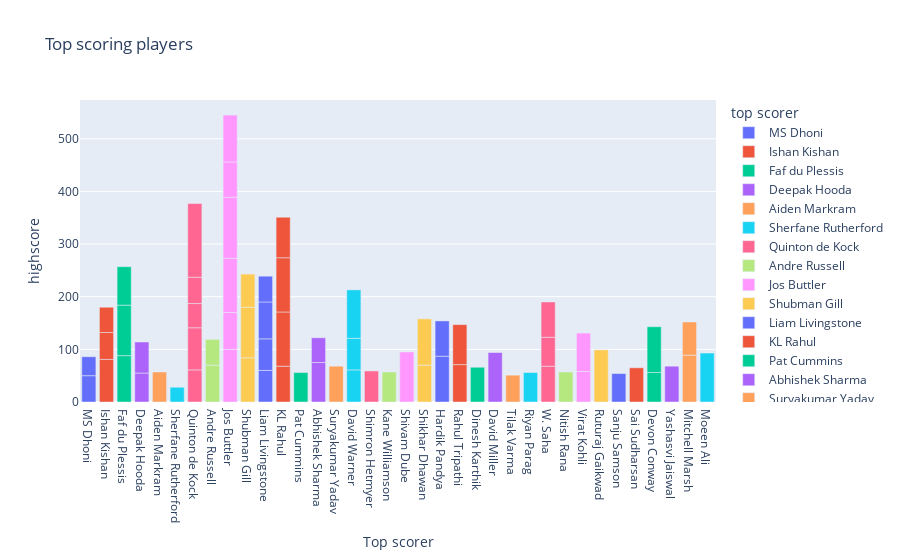

Notebook source saved alongside this figure:
### Code cell
fig = px.bar(dt, x= dt['top_scorer'], y = dt['highscore'] ,title =
            'Top scoring players',color = 'top_scorer')
fig.update_layout(xaxis=dict(title_text = 'Top scorer'),legend_title_text='top scorer')
fig.show()

### Figure 1 — Plotly figure (JSON) as saved in the notebook; plotly's stock layout.template omitted (floating-point values rounded to 4 significant figures)
{"data": [{"alignmentgroup": "True", "hovertemplate": "top_scorer=%{x}<br>highscore=%{y}<extra></extra>", "legendgroup": "MS Dhoni", "marker": {"color": "#636efa", "pattern": {"shape": ""}}, "name": "MS Dhoni", "offsetgroup": "MS Dhoni", "orientation": "v", "showlegend": true, "textposition": "auto", "type": "bar", "x": ["MS Dhoni", "MS Dhoni"], "xaxis": "x", "y": [50, 36], "yaxis": "y"}, {"alignmentgroup": "True", "hovertemplate": "top_scorer=%{x}<br>highscore=%{y}<extra></extra>", "legendgroup": "Ishan Kishan", "marker": {"color": "#EF553B", "pattern": {"shape": ""}}, "name": "Ishan Kishan", "offsetgroup": "Ishan Kishan", "orientation": "v", "showlegend": true, "textposition": "auto", "type": "bar", "x": ["Ishan Kishan", "Ishan Kishan", "Ishan Kishan"], "xaxis": "x", "y": [81, 51, 48], "yaxis": "y"}, {"alignmentgroup": "True", "hovertemplate": "top_scorer=%{x}<br>highscore=%{y}<extra></extra>", "legendgroup": "Faf du Plessis", "marker": {"color": "#00cc96", "pattern": {"shape": ""}}, "name": "Faf du Plessis", "offsetgroup": "Faf du Plessis", "orientation": "v", "showlegend": true, "textposition": "auto", "type": "bar", "x": ["Faf du Plessis", "Faf du Plessis", "Faf du Plessis"], "xaxis": "x", "y": [88, 96, 73], "yaxis": "y"}, {"alignmentgroup": "True", "hovertemplate": "top_scorer=%{x}<br>highscore=%{y}<extra></extra>", "legendgroup": "Deepak Hooda", "marker": {"color": "#ab63fa", "pattern": {"shape": ""}}, "name": "Deepak Hooda", "offsetgroup": "Deepak Hooda", "orientation": "v", "showlegend": true, "textposition": "auto", "type": "bar", "x": ["Deepak Hooda", "Deepak Hooda"], "xaxis": "x", "y": [55, 59], "yaxis": "y"}, {"alignmentgroup": "True", "hovertemplate": "top_scorer=%{x}<br>highscore=%{y}<extra></extra>", "legendgroup": "Aiden Markram", "marker": {"color": "#FFA15A", "pattern": {"shape": ""}}, "name": "Aiden Markram", "offsetgroup": "Aiden Markram", "orientation": "v", "showlegend": true, "textposition": "auto", "type": "bar", "x": ["Aiden Markram"], "xaxis": "x", "y": [57], "yaxis": "y"}, {"alignmentgroup": "True", "hovertemplate": "top_scorer=%{x}<br>highscore=%{y}<extra></extra>", "legendgroup": "Sherfane Rutherford", "marker": {"color": "#19d3f3", "pattern": {"shape": ""}}, "name": "Sherfane Rutherford", "offsetgroup": "Sherfane Rutherford", "orientation": "v", "showlegend": true, "textposition": "auto", "type": "bar", "x": ["Sherfane Rutherford"], "xaxis": "x", "y": [28], "yaxis": "y"}, {"alignmentgroup": "True", "hovertemplate": "top_scorer=%{x}<br>highscore=%{y}<extra></extra>", "legendgroup": "Quinton de Kock", "marker": {"color": "#FF6692", "pattern": {"shape": ""}}, "name": "Quinton de Kock", "offsetgroup": "Quinton de Kock", "orientation": "v", "showlegend": true, "textposition": "auto", "type": "bar", "x": ["Quinton de Kock", "Quinton de Kock", "Quinton de Kock", "Quinton de Kock", "Quinton de Kock"], "xaxis": "x", "y": [61, 80, 46, 50, 140], "yaxis": "y"}, {"alignmentgroup": "True", "hovertemplate": "top_scorer=%{x}<br>highscore=%{y}<extra></extra>", "legendgroup": "Andre Russell", "marker": {"color": "#B6E880", "pattern": {"shape": ""}}, "name": "Andre Russell", "offsetgroup": "Andre Russell", "orientation": "v", "showlegend": true, "textposition": "auto", "type": "bar", "x": ["Andre Russell", "Andre Russell"], "xaxis": "x", "y": [70, 49], "yaxis": "y"}, {"alignmentgroup": "True", "hovertemplate": "top_scorer=%{x}<br>highscore=%{y}<extra></extra>", "legendgroup": "Jos Buttler", "marker": {"color": "#FF97FF", "pattern": {"shape": ""}}, "name": "Jos Buttler", "offsetgroup": "Jos Buttler", "orientation": "v", "showlegend": true, "textposition": "auto", "type": "bar", "x": ["Jos Buttler", "Jos Buttler", "Jos Buttler", "Jos Buttler", "Jos Buttler", "Jos Buttler"], "xaxis": "x", "y": [100, 70, 103, 116, 67, 89], "yaxis": "y"}, {"alignmentgroup": "True", "hovertemplate": "top_scorer=%{x}<br>highscore=%{y}<extra></extra>", "legendgroup": "Shubman Gill", "marker": {"color": "#FECB52", "pattern": {"shape": ""}}, "name": "Shubman Gill", "offsetgroup": "Shubman Gill", "orientation": "v", "showlegend": true, "textposition": "auto", "type": "bar", "x": ["Shubman Gill", "Shubman Gill", "Shubman Gill"], "xaxis": "x", "y": [84, 96, 63], "yaxis": "y"}, {"alignmentgroup": "True", "hovertemplate": "top_scorer=%{x}<br>highscore=%{y}<extra></extra>", "legendgroup": "Liam Livingstone", "marker": {"color": "#636efa", "pattern": {"shape": ""}}, "name": "Liam Livingstone", "offsetgroup": "Liam Livingstone", "orientation": "v", "showlegend": true, "textposition": "auto", "type": "bar", "x": ["Liam Livingstone", "Liam Livingstone", "Liam Livingstone", "Liam Livingstone"], "xaxis": "x", "y": [60, 60, 70, 49], "yaxis": "y"}, {"alignmentgroup": "True", "hovertemplate": "top_scorer=%{x}<br>highscore=%{y}<extra></extra>", "legendgroup": "KL Rahul", "marker": {"color": "#EF553B", "pattern": {"shape": ""}}, "name": "KL Rahul", "offsetgroup": "KL Rahul", "orientation": "v", "showlegend": true, "textposition": "auto", "type": "bar", "x": ["KL Rahul", "KL Rahul", "KL Rahul", "KL Rahul"], "xaxis": "x", "y": [68, 103, 103, 77], "yaxis": "y"}, {"alignmentgroup": "True", "hovertemplate": "top_scorer=%{x}<br>highscore=%{y}<extra></extra>", "legendgroup": "Pat Cummins", "marker": {"color": "#00cc96", "pattern": {"shape": ""}}, "name": "Pat Cummins", "offsetgroup": "Pat Cummins", "orientation": "v", "showlegend": true, "textposition": "auto", "type": "bar", "x": ["Pat Cummins"], "xaxis": "x", "y": [56], "yaxis": "y"}, {"alignmentgroup": "True", "hovertemplate": "top_scorer=%{x}<br>highscore=%{y}<extra></extra>", "legendgroup": "Abhishek Sharma", "marker": {"color": "#ab63fa", "pattern": {"shape": ""}}, "name": "Abhishek Sharma", "offsetgroup": "Abhishek Sharma", "orientation": "v", "showlegend": true, "textposition": "auto", "type": "bar", "x": ["Abhishek Sharma", "Abhishek Sharma"], "xaxis": "x", "y": [75, 47], "yaxis": "y"}, {"alignmentgroup": "True", "hovertemplate": "top_scorer=%{x}<br>highscore=%{y}<extra></extra>", "legendgroup": "Suryakumar Yadav", "marker": {"color": "#FFA15A", "pattern": {"shape": ""}}, "name": "Suryakumar Yadav", "offsetgroup": "Suryakumar Yadav", "orientation": "v", "showlegend": true, "textposition": "auto", "type": "bar", "x": ["Suryakumar Yadav"], "xaxis": "x", "y": [68], "yaxis": "y"}, {"alignmentgroup": "True", "hovertemplate": "top_scorer=%{x}<br>highscore=%{y}<extra></extra>", "legendgroup": "David Warner", "marker": {"color": "#19d3f3", "pattern": {"shape": ""}}, "name": "David Warner", "offsetgroup": "David Warner", "orientation": "v", "showlegend": true, "textposition": "auto", "type": "bar", "x": ["David Warner", "David Warner", "David Warner"], "xaxis": "x", "y": [61, 60, 92], "yaxis": "y"}, {"alignmentgroup": "True", "hovertemplate": "top_scorer=%{x}<br>highscore=%{y}<extra></extra>", "legendgroup": "Shimron Hetmyer", "marker": {"color": "#FF6692", "pattern": {"shape": ""}}, "name": "Shimron Hetmyer", "offsetgroup": "Shimron Hetmyer", "orientation": "v", "showlegend": true, "textposition": "auto", "type": "bar", "x": ["Shimron Hetmyer"], "xaxis": "x", "y": [59], "yaxis": "y"}, {"alignmentgroup": "True", "hovertemplate": "top_scorer=%{x}<br>highscore=%{y}<extra></extra>", "legendgroup": "Kane Williamson", "marker": {"color": "#B6E880", "pattern": {"shape": ""}}, "name": "Kane Williamson", "offsetgroup": "Kane Williamson", "orientation": "v", "showlegend": true, "textposition": "auto", "type": "bar", "x": ["Kane Williamson"], "xaxis": "x", "y": [57], "yaxis": "y"}, {"alignmentgroup": "True", "hovertemplate": "top_scorer=%{x}<br>highscore=%{y}<extra></extra>", "legendgroup": "Shivam Dube", "marker": {"color": "#FF97FF", "pattern": {"shape": ""}}, "name": "Shivam Dube", "offsetgroup": "Shivam Dube", "orientation": "v", "showlegend": true, "textposition": "auto", "type": "bar", "x": ["Shivam Dube"], "xaxis": "x", "y": [95], "yaxis": "y"}, {"alignmentgroup": "True", "hovertemplate": "top_scorer=%{x}<br>highscore=%{y}<extra></extra>", "legendgroup": "Shikhar Dhawan", "marker": {"color": "#FECB52", "pattern": {"shape": ""}}, "name": "Shikhar Dhawan", "offsetgroup": "Shikhar Dhawan", "orientation": "v", "showlegend": true, "textposition": "auto", "type": "bar", "x": ["Shikhar Dhawan", "Shikhar Dhawan"], "xaxis": "x", "y": [70, 88], "yaxis": "y"}, {"alignmentgroup": "True", "hovertemplate": "top_scorer=%{x}<br>highscore=%{y}<extra></extra>", "legendgroup": "Hardik Pandya", "marker": {"color": "#636efa", "pattern": {"shape": ""}}, "name": "Hardik Pandya", "offsetgroup": "Hardik Pandya", "orientation": "v", "showlegend": true, "textposition": "auto", "type": "bar", "x": ["Hardik Pandya", "Hardik Pandya"], "xaxis": "x", "y": [87, 67], "yaxis": "y"}, {"alignmentgroup": "True", "hovertemplate": "top_scorer=%{x}<br>highscore=%{y}<extra></extra>", "legendgroup": "Rahul Tripathi", "marker": {"color": "#EF553B", "pattern": {"shape": ""}}, "name": "Rahul Tripathi", "offsetgroup": "Rahul Tripathi", "orientation": "v", "showlegend": true, "textposition": "auto", "type": "bar", "x": ["Rahul Tripathi", "Rahul Tripathi"], "xaxis": "x", "y": [71, 76], "yaxis": "y"}, {"alignmentgroup": "True", "hovertemplate": "top_scorer=%{x}<br>highscore=%{y}<extra></extra>", "legendgroup": "Dinesh Karthik", "marker": {"color": "#00cc96", "pattern": {"shape": ""}}, "name": "Dinesh Karthik", "offsetgroup": "Dinesh Karthik", "orientation": "v", "showlegend": true, "textposition": "auto", "type": "bar", "x": ["Dinesh Karthik"], "xaxis": "x", "y": [66], "yaxis": "y"}, {"alignmentgroup": "True", "hovertemplate": "top_scorer=%{x}<br>highscore=%{y}<extra></extra>", "legendgroup": "David Miller", "marker": {"color": "#ab63fa", "pattern": {"shape": ""}}, "name": "David Miller", "offsetgroup": "David Miller", "orientation": "v", "showlegend": true, "textposition": "auto", "type": "bar", "x": ["David Miller"], "xaxis": "x", "y": [94], "yaxis": "y"}, {"alignmentgroup": "True", "hovertemplate": "top_scorer=%{x}<br>highscore=%{y}<extra></extra>", "legendgroup": "Tilak Varma", "marker": {"color": "#FFA15A", "pattern": {"shape": ""}}, "name": "Tilak Varma", "offsetgroup": "Tilak Varma", "orientation": "v", "showlegend": true, "textposition": "auto", "type": "bar", "x": ["Tilak Varma"], "xaxis": "x", "y": [51], "yaxis": "y"}, {"alignmentgroup": "True", "hovertemplate": "top_scorer=%{x}<br>highscore=%{y}<extra></extra>", "legendgroup": "Riyan Parag", "marker": {"color": "#19d3f3", "pattern": {"shape": ""}}, "name": "Riyan Parag", "offsetgroup": "Riyan Parag", "orientation": "v", "showlegend": true, "textposition": "auto", "type": "bar", "x": ["Riyan Parag"], "xaxis": "x", "y": [56], "yaxis": "y"}, {"alignmentgroup": "True", "hovertemplate": "top_scorer=%{x}<br>highscore=%{y}<extra></extra>", "legendgroup": "W. Saha", "marker": {"color": "#FF6692", "pattern": {"shape": ""}}, "name": "W. Saha", "offsetgroup": "W. Saha", "orientation": "v", "showlegend": true, "textposition": "auto", "type": "bar", "x": ["W. Saha", "W. Saha", "W. Saha"], "xaxis": "x", "y": [68, 55, 67], "yaxis": "y"}, {"alignmentgroup": "True", "hovertemplate": "top_scorer=%{x}<br>highscore=%{y}<extra></extra>", "legendgroup": "Nitish Rana", "marker": {"color": "#B6E880", "pattern": {"shape": ""}}, "name": "Nitish Rana", "offsetgroup": "Nitish Rana", "orientation": "v", "showlegend": true, "textposition": "auto", "type": "bar", "x": ["Nitish Rana"], "xaxis": "x", "y": [57], "yaxis": "y"}, {"alignmentgroup": "True", "hovertemplate": "top_scorer=%{x}<br>highscore=%{y}<extra></extra>", "legendgroup": "Virat Kohli", "marker": {"color": "#FF97FF", "pattern": {"shape": ""}}, "name": "Virat Kohli", "offsetgroup": "Virat Kohli", "orientation": "v", "showlegend": true, "textposition": "auto", "type": "bar", "x": ["Virat Kohli", "Virat Kohli"], "xaxis": "x", "y": [58, 73], "yaxis": "y"}, {"alignmentgroup": "True", "hovertemplate": "top_scorer=%{x}<br>highscore=%{y}<extra></extra>", "legendgroup": "Ruturaj Gaikwad", "marker": {"color": "#FECB52", "pattern": {"shape": ""}}, "name": "Ruturaj Gaikwad", "offsetgroup": "Ruturaj Gaikwad", "orientation": "v", "showlegend": true, "textposition": "auto", "type": "bar", "x": ["Ruturaj Gaikwad"], "xaxis": "x", "y": [99], "yaxis": "y"}, {"alignmentgroup": "True", "hovertemplate": "top_scorer=%{x}<br>highscore=%{y}<extra></extra>", "legendgroup": "Sanju Samson", "marker": {"color": "#636efa", "pattern": {"shape": ""}}, "name": "Sanju Samson", "offsetgroup": "Sanju Samson", "orientation": "v", "showlegend": true, "textposition": "auto", "type": "bar", "x": ["Sanju Samson"], "xaxis": "x", "y": [54], "yaxis": "y"}, {"alignmentgroup": "True", "hovertemplate": "top_scorer=%{x}<br>highscore=%{y}<extra></extra>", "legendgroup": "Sai Sudharsan", "marker": {"color": "#EF553B", "pattern": {"shape": ""}}, "name": "Sai Sudharsan", "offsetgroup": "Sai Sudharsan", "orientation": "v", "showlegend": true, "textposition": "auto", "type": "bar", "x": ["Sai Sudharsan"], "xaxis": "x", "y": [65], "yaxis": "y"}, {"alignmentgroup": "True", "hovertemplate": "top_scorer=%{x}<br>highscore=%{y}<extra></extra>", "legendgroup": "Devon Conway", "marker": {"color": "#00cc96", "pattern": {"shape": ""}}, "name": "Devon Conway", "offsetgroup": "Devon Conway", "orientation": "v", "showlegend": true, "textposition": "auto", "type": "bar", "x": ["Devon Conway", "Devon Conway"], "xaxis": "x", "y": [56, 87], "yaxis": "y"}, {"alignmentgroup": "True", "hovertemplate": "top_scorer=%{x}<br>highscore=%{y}<extra></extra>", "legendgroup": "Yashasvi Jaiswal", "marker": {"color": "#ab63fa", "pattern": {"shape": ""}}, "name": "Yashasvi Jaiswal", "offsetgroup": "Yashasvi Jaiswal", "orientation": "v", "showlegend": true, "textposition": "auto", "type": "bar", "x": ["Yashasvi Jaiswal"], "xaxis": "x", "y": [68], "yaxis": "y"}, {"alignmentgroup": "True", "hovertemplate": "top_scorer=%{x}<br>highscore=%{y}<extra></extra>", "legendgroup": "Mitchell Marsh", "marker": {"color": "#FFA15A", "pattern": {"shape": ""}}, "name": "Mitchell Marsh", "offsetgroup": "Mitchell Marsh", "orientation": "v", "showlegend": true, "textposition": "auto", "type": "bar", "x": ["Mitchell Marsh", "Mitchell Marsh"], "xaxis": "x", "y": [89, 63], "yaxis": "y"}, {"alignmentgroup": "True", "hovertemplate": "top_scorer=%{x}<br>highscore=%{y}<extra></extra>", "legendgroup": "Moeen Ali", "marker": {"color": "#19d3f3", "pattern": {"shape": ""}}, "name": "Moeen Ali", "offsetgroup": "Moeen Ali", "orientation": "v", "showlegend": true, "textposition": "auto", "type": "bar", "x": ["Moeen Ali"], "xaxis": "x", "y": [93], "yaxis": "y"}], "layout": {"autosize": true, "barmode": "relative", "legend": {"title": {"text": "top scorer"}, "tracegroupgap": 0}, "title": {"text": "Top scoring players"}, "xaxis": {"anchor": "y", "autorange": true, "categoryarray": ["MS Dhoni", "Ishan Kishan", "Faf du Plessis", "Deepak Hooda", "Aiden Markram", "Sherfane Rutherford", "Quinton de Kock", "Andre Russell", "Jos Buttler", "Shubman Gill", "Liam Livingstone", "KL Rahul", "Pat Cummins", "Abhishek Sharma", "Suryakumar Yadav", "David Warner", "Shimron Hetmyer", "Kane Williamson", "Shivam Dube", "Shikhar Dhawan", "Hardik Pandya", "Rahul Tripathi", "Dinesh Karthik", "David Miller", "Tilak Varma", "Riyan Parag", "W. Saha", "Nitish Rana", "Virat Kohli", "Ruturaj Gaikwad", "Sanju Samson", "Sai Sudharsan", "Devon Conway", "Yashasvi Jaiswal", "Mitchell Marsh", "Moeen Ali"], "categoryorder": "array", "domain": [0, 1], "range": [-0.5, 35.5], "title": {"text": "Top scorer"}, "type": "category"}, "yaxis": {"anchor": "x", "autorange": true, "domain": [0, 1], "range": [0, 573.7], "title": {"text": "highscore"}, "type": "linear"}}}
